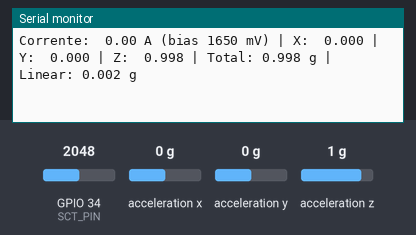
A sketch run on a simulated ESP32. Shown: the last lines printed to the serial monitor. Wiring (inferred from the names in the program): ADXL345 accelerometer at I2C address 0x53. The inputs (shaded band) are chosen by the test bench; at power-on: acceleration x 0 g, acceleration y 0 g, acceleration z 1 g, GPIO 34 (SCT_PIN) = 2048 (analog values on the 0–4095 scale).

Above: at 4.6 s.
4.7 s: acceleration x set to -0.2 g
At 5.1 s:
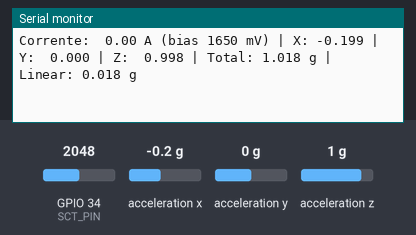
9.2 s: acceleration y set to -0.2 g
At 9.7 s:
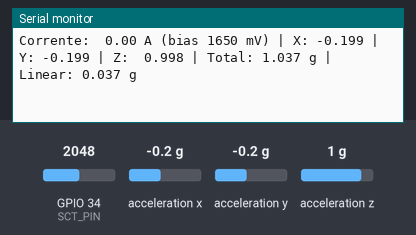
13.7 s: acceleration z set to 0.1 g
At 14.2 s:
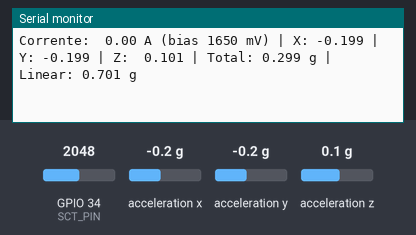
15.2 s: acceleration z set to -0.2 g
At 15.7 s:
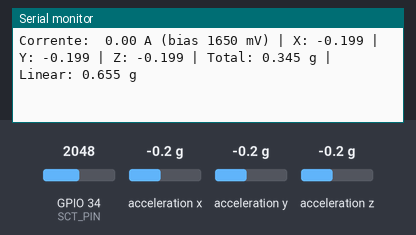

Measured:
- the behaviour switches between 0 and -0.1 g on acceleration x (found by bisection; images 0 and 1)
- the behaviour switches between 0 and -0.1 g on acceleration y (found by bisection; images 1 and 2)
- the behaviour switches between 0 and -0.1 g on acceleration z (found by bisection; images 3 and 4)
- after the input at 4.7 s, the serial monitor: prints a new line at once (image 1)
- after the input at 9.2 s, the serial monitor: prints a new line after 0.07 s (image 2)
- after the input at 13.7 s, the serial monitor: prints a new line after 0.10 s (image 3)
- after the input at 15.2 s, the serial monitor: prints a new line after 0.11 s (image 4)

The sketch:

testo123456.ino
```cpp
/*
  ADXL345 + SCT-013-020 no ESP32 (sem bibliotecas externas)

  Ligações (conforme seu diagrama):
    ADXL345 SDA -> GPIO21 | SCL -> GPIO22 | VCC -> 3.3V | GND -> GND
    SCT-013 (jack): Ring -> GPIO34, Tip -> ponto de bias (divisor 10K/10K + 10uF)

  SCT-013-020 = 20A : 1V (saída em tensão, já tem resistor de carga interno)
  Serial Monitor em 115200 baud.
*/

#include <Wire.h>

// ---------- Pinos ----------
#define SDA_PIN 21
#define SCL_PIN 22
#define SCT_PIN 34

// ---------- ADXL345 ----------
uint8_t ADXL_ADDR = 0x53;
#define REG_DEVID       0x00
#define REG_BW_RATE     0x2C
#define REG_POWER_CTL   0x2D
#define REG_DATA_FORMAT 0x31
#define REG_DATAX0      0x32
#define SCALE_G 0.0039f

// ---------- SCT-013 ----------
#define SCT_AMPS_PER_VOLT 20.0f   // SCT-013-020: 20A -> 1V
#define SCT_WINDOW_MS     200     // 200 ms = 12 ciclos de 60 Hz (10 de 50 Hz)
#define SCT_NOISE_FLOOR_A 0.05f   // abaixo disso considera 0 A

void writeReg(uint8_t reg, uint8_t val) {
  Wire.beginTransmission(ADXL_ADDR);
  Wire.write(reg);
  Wire.write(val);
  Wire.endTransmission();
}

uint8_t readReg(uint8_t reg) {
  Wire.beginTransmission(ADXL_ADDR);
  Wire.write(reg);
  Wire.endTransmission(false);
  Wire.requestFrom(ADXL_ADDR, (uint8_t)1);
  return Wire.available() ? Wire.read() : 0xFF;
}

bool readAccel(float &x, float &y, float &z) {
  Wire.beginTransmission(ADXL_ADDR);
  Wire.write(REG_DATAX0);
  if (Wire.endTransmission(false) != 0) return false;
  if (Wire.requestFrom(ADXL_ADDR, (uint8_t)6) != 6) return false;

  int16_t rx = Wire.read() | (Wire.read() << 8);
  int16_t ry = Wire.read() | (Wire.read() << 8);
  int16_t rz = Wire.read() | (Wire.read() << 8);

  x = rx * SCALE_G;
  y = ry * SCALE_G;
  z = rz * SCALE_G;
  return true;
}

// Mede corrente RMS (A). Também devolve o bias (offset DC) em mV para diagnóstico.
float readCurrentRMS(float &biasMv) {
  double sum = 0, sumSq = 0;
  uint32_t n = 0;
  uint32_t t0 = millis();

  while (millis() - t0 < SCT_WINDOW_MS) {
    double mv = analogReadMilliVolts(SCT_PIN);
    sum += mv;
    sumSq += mv * mv;
    n++;
  }

  double mean = sum / n;                       // componente DC (bias ~1650 mV)
  double var = (sumSq / n) - (mean * mean);    // variância = potência AC
  if (var < 0) var = 0;

  biasMv = mean;
  float vrms = sqrt(var) / 1000.0;             // Vrms em volts
  float irms = vrms * SCT_AMPS_PER_VOLT;
  return (irms < SCT_NOISE_FLOOR_A) ? 0.0f : irms;
}

bool adxlOk = false;

bool initADXL() {
  uint8_t id = 0xFF;
  const uint8_t enderecos[] = {0x53, 0x1D};
  for (uint8_t a : enderecos) {
    ADXL_ADDR = a;
    id = readReg(REG_DEVID);
    if (id == 0xE5) break;
  }

  if (id != 0xE5) {
    Serial.printf("ADXL345 NÃO respondeu (DEVID=0x%02X). Dispositivos no I2C:\n", id);
    int n = 0;
    for (uint8_t a = 1; a < 127; a++) {
      Wire.beginTransmission(a);
      if (Wire.endTransmission() == 0) { Serial.printf("  0x%02X\n", a); n++; }
    }
    if (!n) Serial.println("  nenhum (confira VCC/GND/SDA/SCL do ADXL)");
    return false;
  }

  Serial.printf("ADXL345 OK (0x%02X)\n", ADXL_ADDR);
  writeReg(REG_DATA_FORMAT, 0x08);  // full resolution, ±2g
  writeReg(REG_BW_RATE, 0x0A);      // 100 Hz
  writeReg(REG_POWER_CTL, 0x08);    // modo medição
  return true;
}

void setup() {
  Serial.begin(115200);
  delay(1000);

  // ADC do SCT-013
  analogReadResolution(12);
  analogSetPinAttenuation(SCT_PIN, ADC_11db);  // faixa até ~3.3V

  // I2C / ADXL345
  Wire.begin(SDA_PIN, SCL_PIN);
  Wire.setClock(400000);

  adxlOk = initADXL();   // não trava mais se falhar
}

void loop() {
  float biasMv;
  float corrente = readCurrentRMS(biasMv);   // leva 200 ms

  if (!adxlOk) adxlOk = initADXL();   // tenta de novo a cada ciclo

  float x, y, z;
  bool okAccel = adxlOk && readAccel(x, y, z);

  Serial.printf("Corrente: %5.2f A (bias %4.0f mV) | ", corrente, biasMv);
  if (okAccel) {
    float total = sqrtf(x * x + y * y + z * z);   // módulo do vetor (inclui 1 g da gravidade)
    float linear = fabsf(total - 1.0f);           // aceleração linear (gravidade removida)
    Serial.printf("X: %6.3f | Y: %6.3f | Z: %6.3f | Total: %5.3f g | Linear: %5.3f g\n",
                  x, y, z, total, linear);
  } else {
    Serial.println("falha leitura ADXL345");
  }

  delay(300);
}
```
